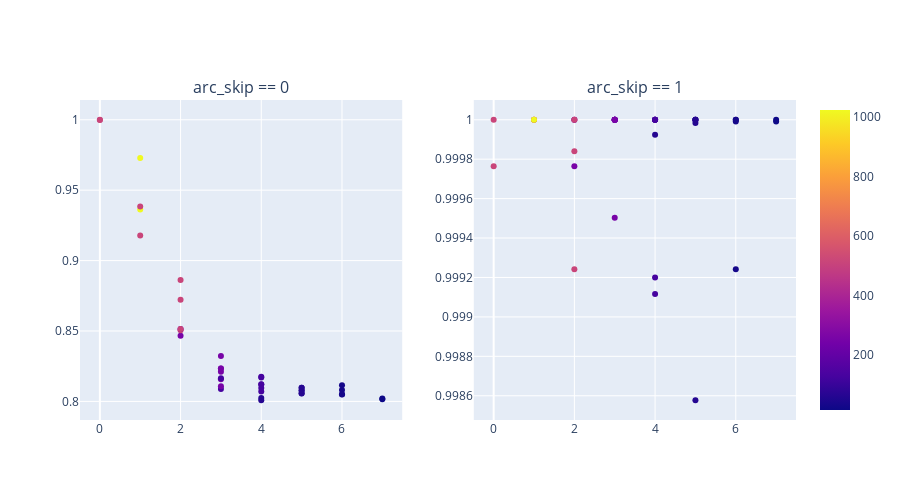

Notebook code for this chart:
### Code cell
import plotly.express as px
import pandas as pd

from plotly.subplots import make_subplots
import plotly.graph_objects as go


hue = "arc_latent_volume"
xplot = "arc_encoder_blocks"
yplot = "test_Accuracy"

extra_info = [
    "test_file",
    "arc_num_params",
    "arc_features",
    "arc_encoder_blocks",
    "arc_latent_volume",
    "arc_skip",
    "arc_num_conv",
]

df0 = df.query("arc_skip == 0")
df1 = df.query("arc_skip == 1")

fig0 = px.scatter(
    df0, x=xplot, y=yplot, color=hue, title="No skip", hover_data=extra_info
)
fig1 = px.scatter(df1, x=xplot, y=yplot, color=hue, title="Skip", hover_data=extra_info)

fig0.update_layout(showlegend=False)  # Oculta la leyenda en el primer gráfico

fig = make_subplots(rows=1, cols=2, subplot_titles=["arc_skip == 0", "arc_skip == 1"])

for trace in fig0.data:
    fig.add_trace(trace, row=1, col=1)

for trace in fig1.data:
    fig.add_trace(trace, row=1, col=2)

fig.update_layout(width=900, height=500, legend_title="Num Params", showlegend=True)

fig.show()

### Figure 1 — Plotly figure (JSON) as saved in the notebook; plotly's stock layout.template omitted (floating-point values rounded to 4 significant figures; data arrays with more than 128 entries replaced by an {"elided": "..."} marker saying what was removed)
{"data": [{"customdata": {"elided": "40x6 mixed values"}, "hovertemplate": "arc_encoder_blocks=%{x}<br>test_Accuracy=%{y}<br>test_file=%{customdata[0]}<br>arc_num_params=%{customdata[1]}<br>arc_features=%{customdata[2]}<br>arc_latent_volume=%{marker.color}<br>arc_skip=%{customdata[4]}<br>arc_num_conv=%{customdata[5]}<extra></extra>", "legendgroup": "", "marker": {"color": [16, 32, 64, 64, 32, 64, 128, 128, 64, 128, 256, 256, 128, 256, 512, 512, 256, 512, 1024, 512, 16, 32, 64, 64, 32, 64, 128, 128, 64, 128, 256, 256, 128, 256, 512, 512, 256, 512, 1024, 512], "coloraxis": "coloraxis", "symbol": "circle"}, "mode": "markers", "name": "", "orientation": "v", "showlegend": false, "type": "scatter", "x": [7, 6, 5, 4, 6, 5, 4, 3, 5, 4, 3, 2, 4, 3, 2, 1, 3, 2, 1, 0, 7, 6, 5, 4, 6, 5, 4, 3, 5, 4, 3, 2, 4, 3, 2, 1, 3, 2, 1, 0], "xaxis": "x", "y": [0.8016, 0.8081, 0.8057, 0.8008, 0.8052, 0.8057, 0.8071, 0.8088, 0.8096, 0.8121, 0.8157, 0.8467, 0.8122, 0.8234, 0.8505, 0.9178, 0.8323, 0.8863, 0.9362, 1, 0.802, 0.8049, 0.8075, 0.8025, 0.8114, 0.8079, 0.8095, 0.8165, 0.8098, 0.8176, 0.8107, 0.8514, 0.817, 0.8234, 0.8514, 0.9384, 0.8211, 0.8722, 0.9729, 0.9998], "yaxis": "y"}, {"customdata": {"elided": "40x6 mixed values"}, "hovertemplate": "arc_encoder_blocks=%{x}<br>test_Accuracy=%{y}<br>test_file=%{customdata[0]}<br>arc_num_params=%{customdata[1]}<br>arc_features=%{customdata[2]}<br>arc_latent_volume=%{marker.color}<br>arc_skip=%{customdata[4]}<br>arc_num_conv=%{customdata[5]}<extra></extra>", "legendgroup": "", "marker": {"color": [16, 32, 64, 64, 32, 64, 128, 128, 64, 128, 256, 256, 128, 256, 512, 512, 256, 512, 1024, 512, 16, 32, 64, 64, 32, 64, 128, 128, 64, 128, 256, 256, 128, 256, 512, 512, 256, 512, 1024, 512], "coloraxis": "coloraxis", "symbol": "circle"}, "mode": "markers", "name": "", "orientation": "v", "showlegend": false, "type": "scatter", "x": [7, 6, 5, 4, 6, 5, 4, 3, 5, 4, 3, 2, 4, 3, 2, 1, 3, 2, 1, 0, 7, 6, 5, 4, 6, 5, 4, 3, 5, 4, 3, 2, 4, 3, 2, 1, 3, 2, 1, 0], "xaxis": "x2", "y": [1, 1, 1, 1, 1.0, 1, 1, 1, 1.0, 0.9992, 1, 0.9998, 1, 1, 0.9992, 1, 0.9995, 1, 1, 1, 1.0, 1, 1, 0.9999, 0.9992, 0.9986, 0.9991, 1, 1, 1, 1, 1, 1, 1, 0.9998, 1, 1, 1, 1, 0.9998], "yaxis": "y2"}], "layout": {"annotations": [{"font": {"size": 16}, "showarrow": false, "text": "arc_skip == 0", "x": 0.225, "xanchor": "center", "xref": "paper", "y": 1, "yanchor": "bottom", "yref": "paper"}, {"font": {"size": 16}, "showarrow": false, "text": "arc_skip == 1", "x": 0.775, "xanchor": "center", "xref": "paper", "y": 1, "yanchor": "bottom", "yref": "paper"}], "height": 500, "legend": {"title": {"text": "Num Params"}}, "showlegend": true, "width": 900, "xaxis": {"anchor": "y", "domain": [0, 0.45]}, "xaxis2": {"anchor": "y2", "domain": [0.55, 1]}, "yaxis": {"anchor": "x", "domain": [0, 1]}, "yaxis2": {"anchor": "x2", "domain": [0, 1]}}}
